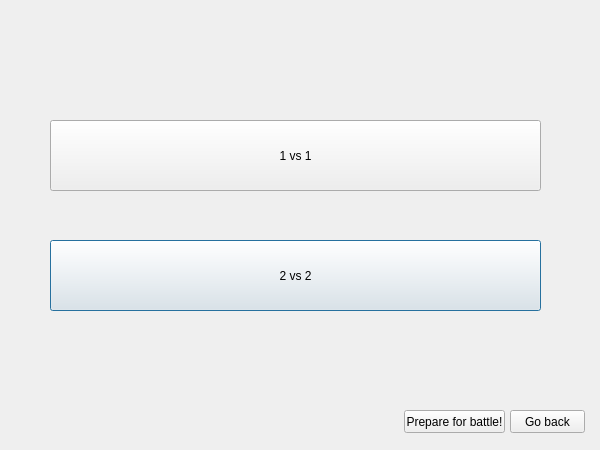
<?xml version="1.0" encoding="UTF-8"?>
<ui version="4.0">
 <class>BattleSizeMenu</class>
 <widget class="QDialog" name="BattleSizeMenu">
  <property name="geometry">
   <rect>
    <x>0</x>
    <y>0</y>
    <width>600</width>
    <height>450</height>
   </rect>
  </property>
  <property name="minimumSize">
   <size>
    <width>600</width>
    <height>450</height>
   </size>
  </property>
  <property name="windowTitle">
   <string>Dialog</string>
  </property>
  <widget class="QPushButton" name="teamButton">
   <property name="geometry">
    <rect>
     <x>50</x>
     <y>240</y>
     <width>491</width>
     <height>71</height>
    </rect>
   </property>
   <property name="text">
    <string>2 vs 2</string>
   </property>
  </widget>
  <widget class="QPushButton" name="doneButton">
   <property name="geometry">
    <rect>
     <x>404</x>
     <y>410</y>
     <width>101</width>
     <height>23</height>
    </rect>
   </property>
   <property name="text">
    <string>Prepare for battle!</string>
   </property>
  </widget>
  <widget class="QPushButton" name="goBackButton">
   <property name="geometry">
    <rect>
     <x>510</x>
     <y>410</y>
     <width>75</width>
     <height>23</height>
    </rect>
   </property>
   <property name="text">
    <string>Go back</string>
   </property>
  </widget>
  <widget class="QPushButton" name="teamButton_2">
   <property name="geometry">
    <rect>
     <x>50</x>
     <y>120</y>
     <width>491</width>
     <height>71</height>
    </rect>
   </property>
   <property name="text">
    <string>1 vs 1</string>
   </property>
  </widget>
 </widget>
 <resources/>
 <connections/>
</ui>
